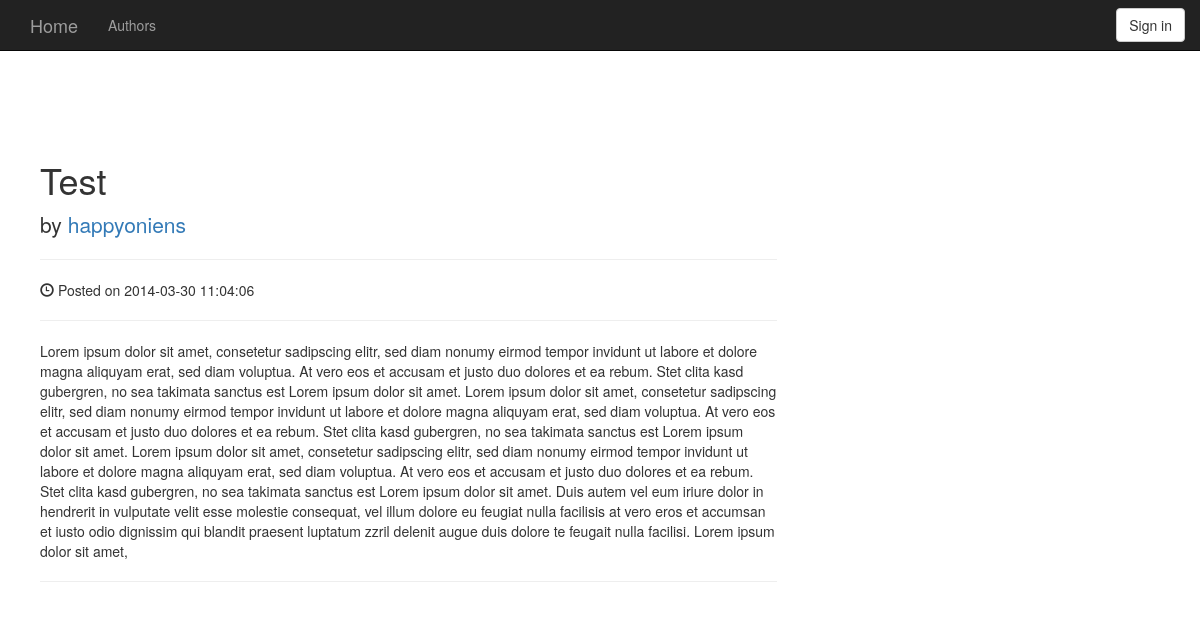
/Code/index.php?section=fullpost&id=19, run on the app's committed database.
### tables this page shows
CREATE TABLE IF NOT EXISTS `t_blogpost` (
  `id_blogPost` int(11) NOT NULL AUTO_INCREMENT,
  `blogTitle` varchar(100) NOT NULL,
  `blogText` text NOT NULL,
  `blogAuthor` int(11) NOT NULL,
  `blogDate` timestamp NOT NULL DEFAULT CURRENT_TIMESTAMP ON UPDATE CURRENT_TIMESTAMP,
  PRIMARY KEY (`id_blogPost`),
  KEY `blogAuthor` (`blogAuthor`)
);

CREATE TABLE IF NOT EXISTS `t_author` (
  `id_author` int(11) NOT NULL AUTO_INCREMENT,
  `username` varchar(64) NOT NULL,
  `password` varchar(64) NOT NULL,
  `allowed` tinyint(1) NOT NULL DEFAULT '0',
  PRIMARY KEY (`id_author`)
);

### Code/php/fullPost.php (the view, shortened to what this page needs)
<?php
	$mysqli = new mysqli('localhost','root','','myblog');
	$id = $_GET['id'];
	 $sql = 'SELECT * FROM t_blogpost, t_author WHERE id_blogPost = "'.$id.'" and id_author = blogAuthor';
	 $result = $mysqli->query($sql);
	 $row = $result->fetch_object();
	  echo '
	  <div class="container">
		<div class="row">
				<div class="col-lg-8">
					<h1>'.$row->blogTitle.'</h1>
					<p class="lead">by <a href="index.php?section=author&id='.$row->blogAuthor.'">'.$row->username.' </a>
					</p>
					<hr>
					<p>
						<span class="glyphicon glyphicon-time"></span> Posted on '.$row->blogDate.'</p>
					<hr>
					<p>'.$row->blogText.'</p>
					<hr>
				</div>
            </div>';
	echo '</div>';
?>

### Code/CSS/myBlog.css (style rules this page uses)
.row { margin-top:40px; padding: 0 10px; }

### data on the page
t_blogpost: blogTitle "Test", blogAuthor.username "happyoniens", blogDate "2014-03-30 11:04:06", blogText "Lorem ipsum dolor sit amet, consetetur sadipscing elitr, sed diam nonumy eirmod tempor invidunt ut labore et dolore magna aliquyam erat, sed diam voluptua. At vero eos et accusam et justo duo dolores et ea rebum. Stet clita kasd gubergren, no sea takimata sanctus est Lorem ipsum dolor sit amet. Lorem ipsum dolor sit amet, consetetur sadipscing elitr, sed diam nonumy eirmod tempor invidunt ut labore et dolore magna aliquyam erat, sed diam voluptua. At vero eos et accusam et justo duo dolores et ea rebum. Stet clita kasd gubergren, no sea takimata sanctus est Lorem ipsum dolor sit amet. Lorem ipsum dolor sit amet, consetetur sadipscing elitr, sed diam nonumy eirmod tempor invidunt ut labore…"
